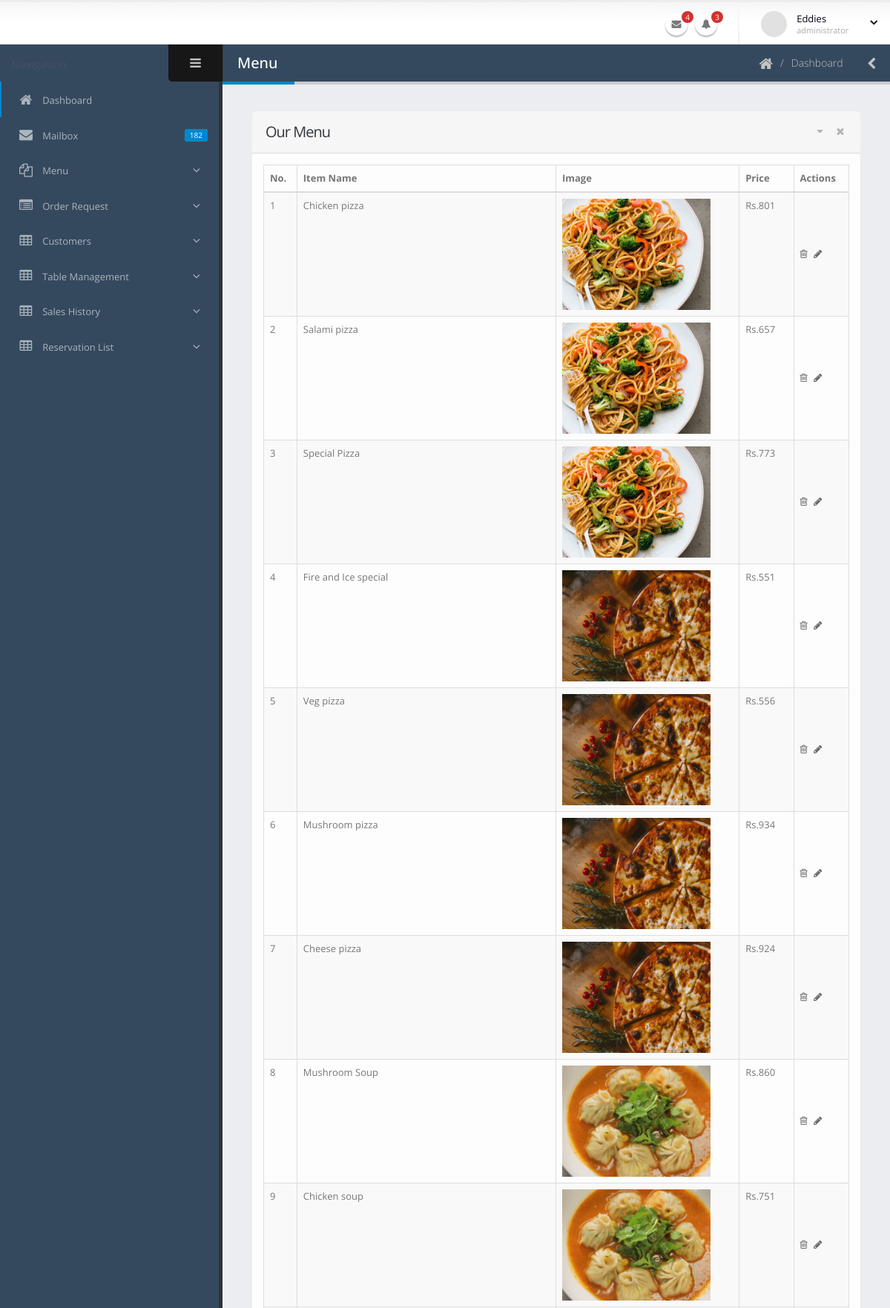
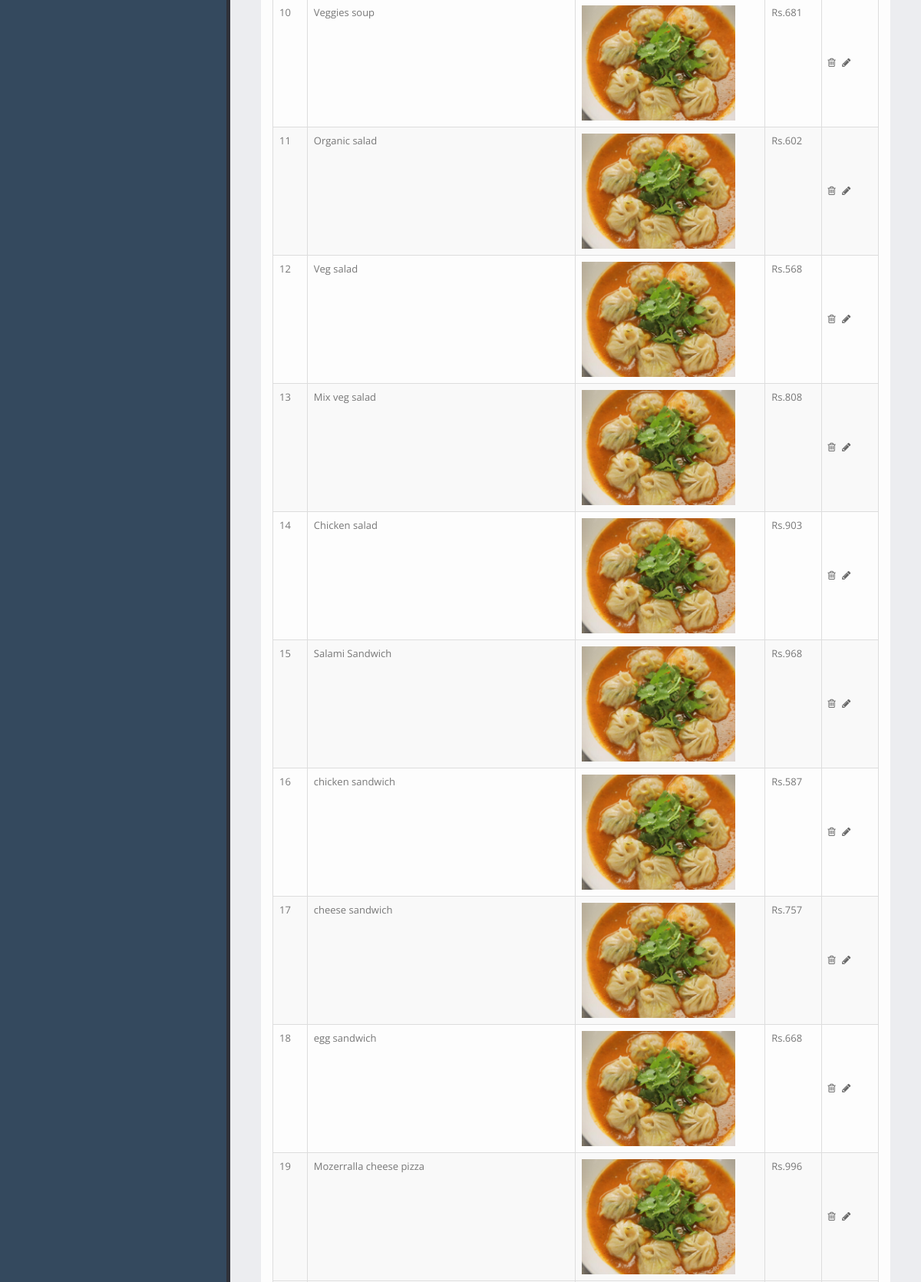
/restaurant/menu.php (signed in, upper part), run on the app's committed database (2 pictures, top to bottom).
### tables this page shows
CREATE TABLE `items` (
  `pid` int(100) NOT NULL,
  `name` varchar(2556) NOT NULL,
  `price` int(200) NOT NULL,
  `image` varchar(256) NOT NULL,
  `rid` int(100) NOT NULL
);

### restaurant/menu.php (the view, shortened to what this page needs)
<?php
    include('../functions/init.php');
?>
<!doctype html>
<html class="fixed">
	<head>
		<link rel="stylesheet" href="assets/vendor/bootstrap/css/bootstrap.css" />
		<link rel="stylesheet" href="assets/vendor/font-awesome/css/font-awesome.css" />
		<link rel="stylesheet" href="assets/vendor/magnific-popup/magnific-popup.css" />
		<link rel="stylesheet" href="assets/vendor/bootstrap-datepicker/css/datepicker3.css" />
		<link rel="stylesheet" href="assets/vendor/jquery-ui/css/ui-lightness/jquery-ui-1.10.4.custom.css" />
		<link rel="stylesheet" href="assets/vendor/bootstrap-multiselect/bootstrap-multiselect.css" />
		<link rel="stylesheet" href="assets/vendor/morris/morris.css" />
		<link rel="stylesheet" href="assets/stylesheets/theme.css" />
		<link rel="stylesheet" href="assets/stylesheets/skins/default.css" />
		<link rel="stylesheet" href="assets/stylesheets/theme-custom.css">
	</head>
	<body>
		<section class="body">
			<header class="header">
				<div class="header-right">
					<ul class="notifications">
						<li>
							<a href="#" class="dropdown-toggle notification-icon" data-toggle="dropdown">
								<i class="fa fa-envelope"></i>
								<span class="badge">4</span>
							</a>
						</li>
						<li>
							<a href="#" class="dropdown-toggle notification-icon" data-toggle="dropdown">
								<i class="fa fa-bell"></i>
								<span class="badge">3</span>
							</a>
						</li>
					</ul>
					<span class="separator"></span>
					<div id="userbox" class="userbox">
						<a href="#" data-toggle="dropdown">
							<figure class="profile-picture">
								<img src="assets/images/!logged-user.jpg" alt="Eddies" class="img-circle" data-lock-picture="assets/images/!logged-user.jpg" />
							</figure>
							<div class="profile-info" data-lock-name="Eddies" data-lock-email="eddies@gmail.com">
								<span class="name">Eddies</span>
								<span class="role">administrator</span>
							</div>
							<i class="fa custom-caret"></i>
						</a>
					</div>
				</div>
			</header>
			<div class="inner-wrapper">
            <?php include('sidebar.php') ?>
				<section role="main" class="content-body">
					<header class="page-header">
						<h2>Menu</h2>
						<div class="right-wrapper pull-right">
							<ol class="breadcrumbs">
								<li>
									<a href="index.html">
										<i class="fa fa-home"></i>
									</a>
								</li>
								<li><span>Dashboard</span></li>
							</ol>
							<a class="sidebar-right-toggle" data-open="sidebar-right"><i class="fa fa-chevron-left"></i></a>
						</div>
					</header>
						<div class="row">
						<div class="col-md-12">
							<section class="panel">
								<header class="panel-heading">
									<div class="panel-actions">
										<a href="#" class="fa fa-caret-down"></a>
										<a href="#" class="fa fa-times"></a>
									</div>
									<h2 class="panel-title">Our Menu</h2>
								</header>
								<div class="panel-body">
                                    <table class="table table-bordered table-striped mb-none" id="datatable-editable">
                                        <thead>
                                            <tr>
                                                <th>No.</th>
                                                <th>Item Name</th>
                                                <th>Image</th>
                                                <th>Price</th>
                                                <th>Actions</th>
                                            </tr>
                                        </thead>
                                        <tbody><?php
                                        $rid = $_SESSION['id'];
                                        $i = 1;
										$sql = "SELECT * FROM `items` WHERE rid = '$rid';";
										$result = $con->query($sql);
										foreach ($result as $r) {
											?>
                                            <tr class="gradeX">
                                                <td><?php echo $i;$i++ ?></td>
                                                <td><?php echo $r['name'] ?></td>
                                                <td><img src=<?php echo '"../'.$r['image'].'"' ?> class="img-responsive" style="width:200px;height:150px;"></td>
                                                <td>Rs.<?php echo $r['price'] ?></td>
                                                <td class="actions">
                                                    <a href=<?php echo '"../delete_item.php?id='.$r['pid'].'"'?> class="on-default edit-row"><i class="fa fa-trash-o"></i></a>
                                                    <a data-toggle="modal" data-target="#edititem" class="on-default remove-row"><i class="fa fa-pencil"></i></a>
                                                </td>
                                            </tr>
											<?php } ?>
                                        </tbody>
                                    </table>
								</div>
							</section>
						</div>
					</div>
				</section>
			</div>
		</section>
	</body>
</html>

### restaurant/sidebar.php (shortened to what this page needs)
<aside id="sidebar-left" class="sidebar-left">
                <div class="sidebar-header">
                    <div class="sidebar-title">
                    </div>
                    <div class="sidebar-toggle hidden-xs" data-toggle-class="sidebar-left-collapsed" data-target="html" data-fire-event="sidebar-left-toggle">
                        <i class="fa fa-bars" aria-label="Toggle sidebar"></i>
                    </div>
                </div>
                <div class="nano">
                    <div class="nano-content">
                        <nav id="menu" class="nav-main" role="navigation">
                            <ul class="nav nav-main">
                                <li class="nav-active">
                                    <a href="index.php">
                                        <i class="fa fa-home" aria-hidden="true"></i>
                                        <span>Dashboard</span>
                                    </a>
                                </li>
                                <li>
                                    <a href="">
                                        <span class="pull-right label label-primary">182</span>
                                        <i class="fa fa-envelope" aria-hidden="true"></i>
                                        <span>Mailbox</span>
                                    </a>
                                </li>
                                <li class="nav-parent">
                                    <a href="menu.php">
                                        <i class="fa fa-copy" aria-hidden="true"></i>
                                        <span>Menu</span>
                                    </a>
                                </li>
                                <li class="nav-parent">
                                    <a href="order_requests.php">
                                        <i class="fa fa-list-alt" aria-hidden="true"></i>
                                        <span>Order Request</span>
                                    </a>
                                </li>
                                <li class="nav-parent">
                                    <a href="customers.php">
                                        <i class="fa fa-table" aria-hidden="true"></i>
                                        <span>Customers</span>
                                    </a>
                                </li>
                                <li class="nav-parent">
                                    <a href="table_manage.php">
                                        <i class="fa fa-table" aria-hidden="true"></i>
                                        <span>Table Management</span>
                                    </a>
                                </li>
                                <li class="nav-parent">
                                    <a href="sales_history.php">
                                        <i class="fa fa-table" aria-hidden="true"></i>
                                        <span>Sales History</span>
                                    </a>
                                </li>
                                <li class="nav-parent">
                                    <a href="reservation_list.php">
                                        <i class="fa fa-table" aria-hidden="true"></i>
                                        <span>Reservation List</span>
                                    </a>
                                </li>
                            </ul>
                        </nav>
                        <hr class="separator" />
                    </div>
                </div>
            </aside>

### restaurant/assets/stylesheets/skins/default.css (style rules this page uses)
a, .btn-link { color: #0088cc; }
.label-primary { background: #0088cc; }
.page-header h2 { border-bottom-color: #0088cc; }
ul.nav-main > li.nav-active > a { box-shadow: 2px 0 0 #0088cc inset; }
.notifications .notification-menu:before, .notifications .notification-icon:before { border-bottom-color: #0088cc; }

### data on the page
items: name "Chicken pizza", image (picture), price "801"
items: name "Salami pizza", image (picture), price "657"
items: name "Special Pizza", image (picture), price "773"
items: name "Fire and Ice special", image (picture), price "551"
items: name "Veg pizza", image (picture), price "556"
items: name "Mushroom pizza", image (picture), price "934"
items: name "Cheese pizza", image (picture), price "924"
items: name "Mushroom Soup", image (picture), price "860"
items: name "Chicken soup", image (picture), price "751"
items: name "Veggies soup", image (picture), price "681"
items: name "Organic salad", image (picture), price "602"
items: name "Veg salad", image (picture), price "568"
items: name "Mix veg salad", image (picture), price "808"
items: name "Chicken salad", image (picture), price "903"
items: name "Salami Sandwich", image (picture), price "968"
items: name "chicken sandwich", image (picture), price "587"
items: name "cheese sandwich", image (picture), price "757"
items: name "egg sandwich", image (picture), price "668"
items: name "Mozerralla cheese pizza", image (picture), price "996"
